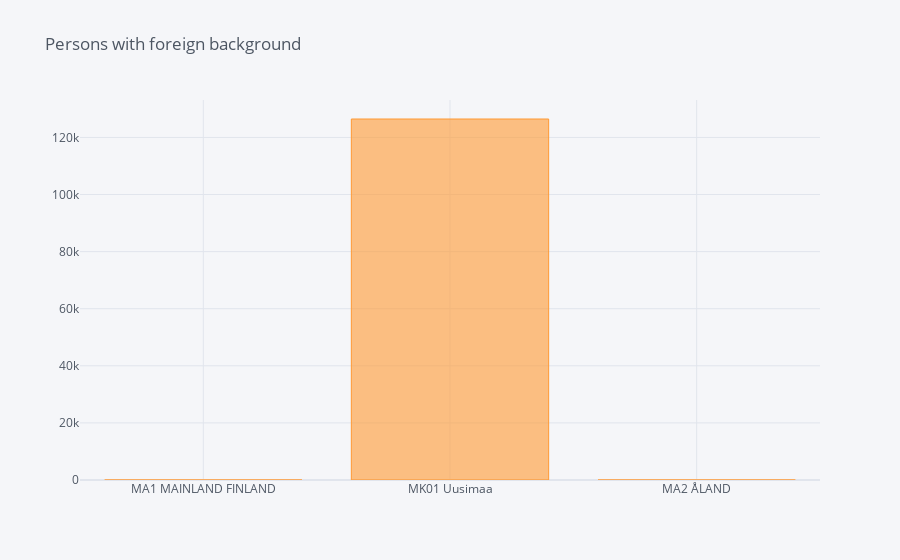

The notebook cell saved with this chart:
### Code cell
# In this line, we are trying to check which attributes have maximum value during the year 2010. For example, Uusimaa region have persons with foreign background as maximum values while whole country have persons born abroad as maximum values which is shown below. This can be useful to check if more foreigners moved to Finland or more people were born abroad and so on.
y=data2.loc[data2[2010]==data2.groupby("Region")[2010].transform("max")][["Region","Attribute",2010]].reset_index(drop=True)
y.loc[y.Attribute=='Persons with foreign background'][[2010,"Region"]].iplot(kind='bar',x="Region",title="Persons with foreign background ")

### Figure 1 — Plotly figure (JSON) as saved in the notebook; plotly's stock layout.template omitted (floating-point values rounded to 4 significant figures)
{"data": [{"marker": {"color": "rgba(255, 153, 51, 0.6)", "line": {"color": "rgba(255, 153, 51, 1.0)", "width": 1}}, "name": "2010", "orientation": "v", "text": "", "type": "bar", "x": ["MA1 MAINLAND FINLAND", "MK01 Uusimaa", "MA2 ÅLAND"], "y": [0, 126450, 0]}], "layout": {"legend": {"bgcolor": "#F5F6F9", "font": {"color": "#4D5663"}}, "paper_bgcolor": "#F5F6F9", "plot_bgcolor": "#F5F6F9", "title": {"font": {"color": "#4D5663"}, "text": "Persons with foreign background "}, "xaxis": {"gridcolor": "#E1E5ED", "showgrid": true, "tickfont": {"color": "#4D5663"}, "title": {"font": {"color": "#4D5663"}, "text": ""}, "zerolinecolor": "#E1E5ED"}, "yaxis": {"gridcolor": "#E1E5ED", "showgrid": true, "tickfont": {"color": "#4D5663"}, "title": {"font": {"color": "#4D5663"}, "text": ""}, "zerolinecolor": "#E1E5ED"}}}
